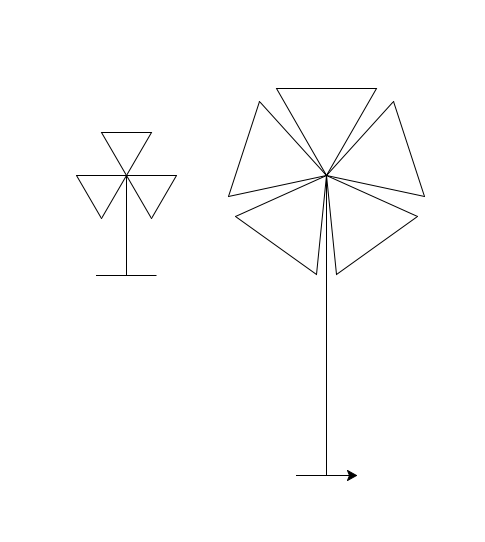

Source code (Python):
from turtle import *

# This is a triangle
def triangle(size):
    left(60)
    forward(size)
    left(120)
    forward(size)
    left(120)
    forward(size)
    left(60)

# This is a windmill
def windmill(bladeSize, bladeNumber, postHeight):
    # The sails
    for k in range(bladeNumber):
        triangle(bladeSize)
        left(360/bladeNumber)
    # The post
    right(90)
    forward(postHeight)
    right(90)
    forward(30)
    left(180)
    forward(60)

speed(0)
# This is the final draw
windmill(50,3,100)
penup()
home()
forward(200)
pendown()
windmill(100,5,300)

done()
